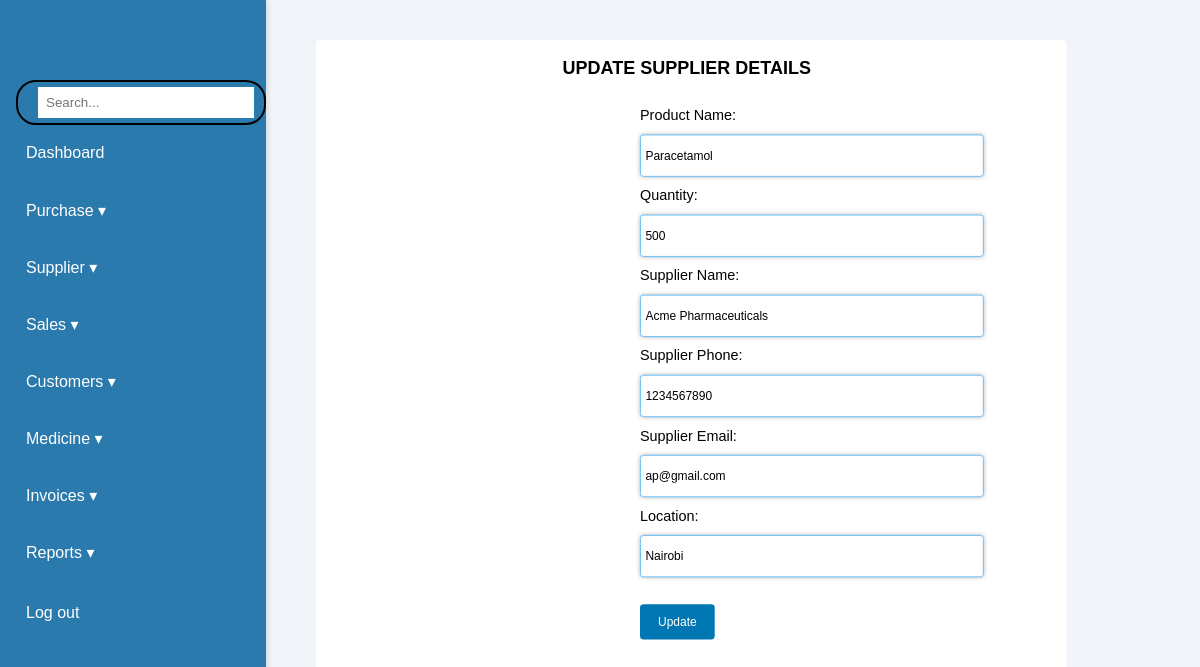
The app's page /Suppliers-update.php?pid=Paracetamol with its own data.
### tables this page shows
CREATE TABLE `suppliers` (
  `Product` varchar(255) NOT NULL,
  `Product Quantity` int(11) NOT NULL,
  `Supplier Name` varchar(255) NOT NULL,
  `Supplier Phone` varchar(20) NOT NULL,
  `Supplier Email` varchar(255) NOT NULL,
  `Location` varchar(255) NOT NULL
);

### Suppliers-update.php (the view, shortened to what this page needs)
<?php
include "config.php";
if (isset($_GET['pid'])) {
    $product = $_GET['pid'];
    $qry1 = "SELECT * FROM suppliers WHERE `Product`='$product'";
    $result = $conn->query($qry1);
    if ($result->num_rows > 0) {
        $row = $result->fetch_assoc();
    } else {
        echo "Product not found.";
        exit();
    }
}
?>
<!DOCTYPE html>
<html lang="en">
<head>
    <link rel="stylesheet" href="style.css">
    <link rel="stylesheet" href="Purchase.css">
</head>
<body>
<div class="container">
<aside class="sidebar">
            <div class="profile">
            </div>
            <div class="search-bar">
                <input type="text" id="searchInput" placeholder="Search..." onkeyup="filterCards()">
            </div>
            <nav>
                <ul>
                    <li>
                        <ion-icon name="home-outline"></ion-icon> <a href="index.php">Dashboard</a>
                    </li>
                    <li>
                        <span class="dropdown">
                            <ion-icon name="cart-outline"></ion-icon> Purchase &#9662;
                        </span>
                    </li>
                    <li>
                        <span class="dropdown">
                            <ion-icon name="person-add-outline"></ion-icon> Supplier &#9662;
                        </span>
                    </li>
                    <li>
                        <span class="dropdown">
                            <ion-icon name="cash-outline"></ion-icon> Sales &#9662;
                        </span>
                    </li>
                    <li>
                    <span class="dropdown">
                            <ion-icon name="people-circle"></ion-icon> Customers &#9662;
                        </span>
                    </li>
                    <li>
                        <span class="dropdown">
                            <ion-icon name="medkit-outline"></ion-icon> Medicine &#9662;
                        </span>
                    </li>
                    <li>
                        <span class="dropdown">
                            <ion-icon name="document-text-outline"></ion-icon> Invoices &#9662;
                        </span>
                    </li>
                    <li>
                        <span class="dropdown">
                            <ion-icon name="analytics-outline"></ion-icon> Reports &#9662;
                        </span>
                    </li>
                    <ul>
                    <li>
                        <ion-icon name="home-outline"></ion-icon> <a href="login.php">Log out</a>
                    </li>
                </ul>
            </nav>
        </aside>
    <div class="one row" >
		<form action="<?=$_SERVER['PHP_SELF']?>" method="post">
<div class="head">
	<h2>UPDATE SUPPLIER DETAILS</h2>
	</div>
    <div class="column" style="margin-left:350px">
<label for="product">Product Name:</label>
<input type="text" name="pid" value="<?php echo isset($row['Product']) ? $row['Product'] : ''; ?>" readonly><br>
<label for="qty">Quantity:</label>
<input type="number" name="qty" value="<?php echo isset($row['Product Quantity']) ? $row['Product Quantity'] : ''; ?>"><br>
<label for="supplierName">Supplier Name:</label>
<input type="text" name="sup" value="<?php echo isset($row['Supplier Name']) ? $row['Supplier Name'] : ''; ?>"><br>
<label for="supplierPhone">Supplier Phone:</label>
<input type="text" name="phone" value="<?php echo isset($row['Supplier Phone']) ? $row['Supplier Phone'] : ''; ?>"><br>
<label for="supplierEmail">Supplier Email:</label>
<input type="text" name="email" value="<?php echo isset($row['Supplier Email']) ? $row['Supplier Email'] : ''; ?>"><br>
<label for="location">Location:</label>
<input type="text" name="loc" value="<?php echo isset($row['Location']) ? $row['Location'] : ''; ?>"><br>
<input type="submit" name="update" value="Update">
</div>
			</form>
		</div>
	</div>
</html>

### style.css (style rules this page uses)
body { font-family: 'Poppins', sans-serif; margin: 0; padding: 0; background-color: #f1f5f9; }
.container { display: flex; height: 100vh; }
.sidebar .profile { display: flex; align-items: center; margin-top: 40px; margin-bottom: 20px; }
.sidebar { width: 280px; background-color: #2b7aae; color: white; padding-left: 1rem; box-shadow: 2px 0 5px rgba(0, 0, 0, 0.1); z-index: 100; }
.sidebar nav ul { list-style-type: none; padding: 0; }
.sidebar nav ul li { padding: 15px 0; cursor: pointer; transition: background-color 0.3s; position: relative; width: 100%; margin-bottom: 0.5rem; }
.sidebar nav ul li a { text-decoration: none; color: white; }
.dropdown { cursor: pointer; display: flex; align-items: center; }
.search-bar { display: flex; align-items: center; border: 2px solid black; border-radius: 20px; padding: 5px 10px; width: 250px; }
.search-bar input { border: none; outline: none; padding: 8px; width: 100%; }
* { margin: 0; padding: 0; font-family: 'Poppins', sans-serif; box-sizing: border-box; }
h2 { font-size: 2em; color:aliceblue; text-align: center; }

### Purchase.css (style rules this page uses)
.one { border-radius: 5px; box-sizing: border-box; background-color: white; padding: 20px; padding-left: 10px; width: 80%; margin: 0 auto; margin-top: 0%; margin-bottom: 0%; margin-left: 50px; margin-right: 50px; font-family: Arial; transform-origin:0%; transform: scale(0.9); }
.column { float: left; width: 50%; }
.row:after { content: ""; display: table; clear: both; }
.column input[type=text],input[type=number],input[type=date],select { width: 95%; padding: 15px; padding-left: 5px; border: 1px solid #61bffd; border-radius: 4px; box-shadow: 0 0 5px rgba(0, 0, 0, 0.3); }
label { padding: 12px 12px 12px 0; display: inline-block; }
input[type=submit] { background-color: #0077b3; color: white; padding: 12px 20px; border: none; border-radius: 4px; cursor: pointer; display:inline-block; margin-top:20px; margin-top: 30px; }
.head h2 { color:black ; margin-bottom: 20px; font-size:20px ; align-items: flex-end; }

### records on screen
suppliers: pid "Paracetamol", qty "500", sup "Acme Pharmaceuticals", phone "1234567890", email "ap@gmail.com", loc "Nairobi"
